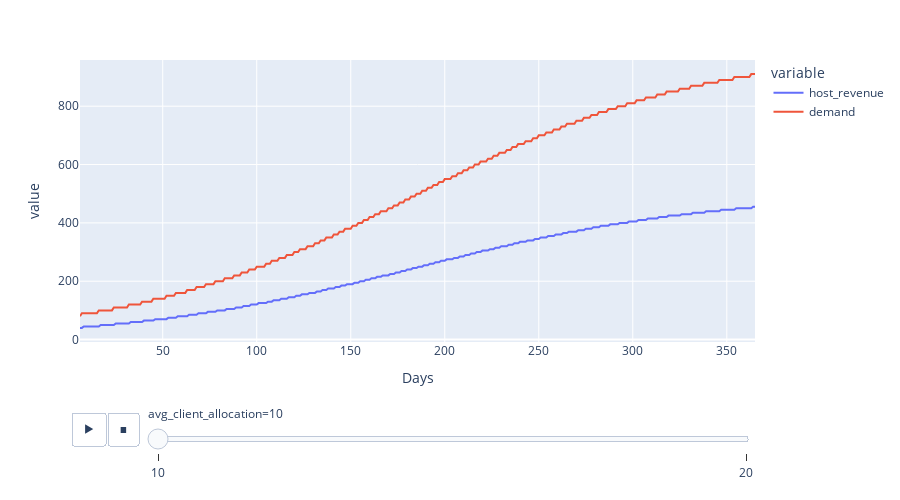

Notebook cell for this chart:
### Code cell
#fig_df = df.query('avg_client_allocation == 10')
fig_df = df.query('client_acquisition_rate_coeff == 0.013')


fig = px.line(
    fig_df,
    x='Days',
    y=['host_revenue', 'demand'],
    height=500,
    animation_frame='avg_client_allocation'
)

fig.show()

### Figure 1 — Plotly figure (JSON) as saved in the notebook; plotly's stock layout.template omitted (floating-point values rounded to 4 significant figures; data arrays with more than 128 entries replaced by an {"elided": "..."} marker saying what was removed)
{"data": [{"hovertemplate": "variable=host_revenue<br>avg_client_allocation=10<br>Days=%{x}<br>value=%{y}<extra></extra>", "legendgroup": "host_revenue", "line": {"color": "#636efa", "dash": "solid"}, "mode": "lines", "name": "host_revenue", "orientation": "v", "showlegend": true, "type": "scatter", "x": {"elided": "360 int values"}, "xaxis": "x", "y": {"elided": "360 int values"}, "yaxis": "y"}, {"hovertemplate": "variable=demand<br>avg_client_allocation=10<br>Days=%{x}<br>value=%{y}<extra></extra>", "legendgroup": "demand", "line": {"color": "#EF553B", "dash": "solid"}, "mode": "lines", "name": "demand", "orientation": "v", "showlegend": true, "type": "scatter", "x": {"elided": "360 int values"}, "xaxis": "x", "y": {"elided": "360 int values"}, "yaxis": "y"}], "layout": {"height": 500, "legend": {"title": {"text": "variable"}, "tracegroupgap": 0}, "margin": {"t": 60}, "sliders": [{"active": 0, "currentvalue": {"prefix": "avg_client_allocation="}, "len": 0.9, "pad": {"b": 10, "t": 60}, "steps": [{"args": [["10"], {"frame": {"duration": 0, "redraw": false}, "fromcurrent": true, "mode": "immediate", "transition": {"duration": 0, "easing": "linear"}}], "label": "10", "method": "animate"}, {"args": [["20"], {"frame": {"duration": 0, "redraw": false}, "fromcurrent": true, "mode": "immediate", "transition": {"duration": 0, "easing": "linear"}}], "label": "20", "method": "animate"}], "x": 0.1, "xanchor": "left", "y": 0, "yanchor": "top"}], "updatemenus": [{"buttons": [{"args": [null, {"frame": {"duration": 500, "redraw": false}, "fromcurrent": true, "mode": "immediate", "transition": {"duration": 500, "easing": "linear"}}], "label": "&#9654;", "method": "animate"}, {"args": [[null], {"frame": {"duration": 0, "redraw": false}, "fromcurrent": true, "mode": "immediate", "transition": {"duration": 0, "easing": "linear"}}], "label": "&#9724;", "method": "animate"}], "direction": "left", "pad": {"r": 10, "t": 70}, "showactive": false, "type": "buttons", "x": 0.1, "xanchor": "right", "y": 0, "yanchor": "top"}], "xaxis": {"anchor": "y", "domain": [0, 1], "title": {"text": "Days"}}, "yaxis": {"anchor": "x", "domain": [0, 1], "title": {"text": "value"}}}}
